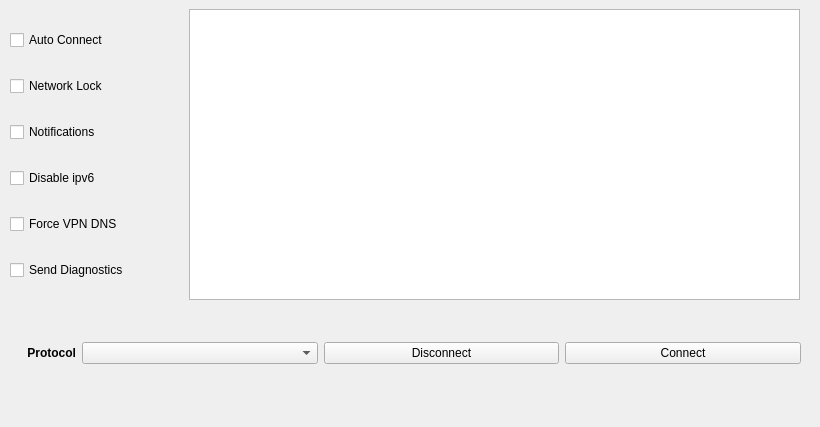
<?xml version="1.0" encoding="UTF-8"?>
<ui version="4.0">
 <class>main_window</class>
 <widget class="QMainWindow" name="main_window">
  <property name="geometry">
   <rect>
    <x>0</x>
    <y>0</y>
    <width>820</width>
    <height>427</height>
   </rect>
  </property>
  <property name="focusPolicy">
   <enum>Qt::WheelFocus</enum>
  </property>
  <property name="windowTitle">
   <string>OxVpn</string>
  </property>
  <property name="windowIcon">
   <iconset>
    <normaloff>ox.png</normaloff>ox.png</iconset>
  </property>
  <widget class="QWidget" name="centralwidget">
   <widget class="QWidget" name="verticalLayoutWidget">
    <property name="geometry">
     <rect>
      <x>10</x>
      <y>10</y>
      <width>160</width>
      <height>291</height>
     </rect>
    </property>
    <layout class="QVBoxLayout" name="verticalLayout">
     <item>
      <widget class="QCheckBox" name="auto_connect_box">
       <property name="text">
        <string>Auto Connect</string>
       </property>
      </widget>
     </item>
     <item>
      <widget class="QCheckBox" name="network_lock_box">
       <property name="text">
        <string>Network Lock</string>
       </property>
      </widget>
     </item>
     <item>
      <widget class="QCheckBox" name="notifications_box">
       <property name="text">
        <string>Notifications</string>
       </property>
      </widget>
     </item>
     <item>
      <widget class="QCheckBox" name="ipv6_box">
       <property name="text">
        <string>Disable ipv6</string>
       </property>
      </widget>
     </item>
     <item>
      <widget class="QCheckBox" name="force_vpn_box">
       <property name="text">
        <string>Force VPN DNS</string>
       </property>
      </widget>
     </item>
     <item>
      <widget class="QCheckBox" name="diagnostics_box">
       <property name="text">
        <string>Send Diagnostics</string>
       </property>
      </widget>
     </item>
    </layout>
   </widget>
   <widget class="QWidget" name="horizontalLayoutWidget">
    <property name="geometry">
     <rect>
      <x>-160</x>
      <y>310</y>
      <width>961</width>
      <height>86</height>
     </rect>
    </property>
    <layout class="QHBoxLayout" name="horizontalLayout">
     <item>
      <widget class="QLabel" name="protocol_label">
       <property name="text">
        <string>&lt;html&gt;&lt;head/&gt;&lt;body&gt;&lt;p align=&quot;right&quot;&gt;&lt;span style=&quot; font-weight:600;&quot;&gt;Protocol&lt;/span&gt;&lt;/p&gt;&lt;/body&gt;&lt;/html&gt;</string>
       </property>
      </widget>
     </item>
     <item>
      <widget class="QComboBox" name="protocol_combobox"/>
     </item>
     <item>
      <widget class="QPushButton" name="disconnect_button">
       <property name="text">
        <string>Disconnect</string>
       </property>
      </widget>
     </item>
     <item>
      <widget class="QPushButton" name="connect_button">
       <property name="text">
        <string>Connect</string>
       </property>
      </widget>
     </item>
    </layout>
   </widget>
   <widget class="QWidget" name="gridLayoutWidget">
    <property name="geometry">
     <rect>
      <x>189</x>
      <y>9</y>
      <width>611</width>
      <height>291</height>
     </rect>
    </property>
    <layout class="QGridLayout" name="gridLayout">
     <item row="0" column="0">
      <widget class="QListWidget" name="server_list_box">
       <property name="resizeMode">
        <enum>QListView::Adjust</enum>
       </property>
      </widget>
     </item>
    </layout>
   </widget>
   <widget class="QLabel" name="status_label">
    <property name="geometry">
     <rect>
      <x>0</x>
      <y>390</y>
      <width>801</width>
      <height>16</height>
     </rect>
    </property>
    <property name="text">
     <string/>
    </property>
   </widget>
  </widget>
 </widget>
 <resources/>
 <connections/>
</ui>
